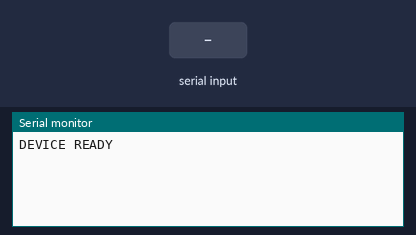
A sketch run on a simulated Arduino Uno, built with avr-gcc and run on an emulated ATmega328P. On the bench: the last lines printed to the serial monitor. The inputs (shaded band) are chosen by the test bench.

Above: at 1.2 s.
1.3 s: "INFO\n" received over Serial
At 2.5 s:
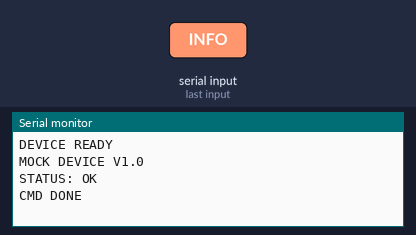
2.8 s: "GET DATA\n" received over Serial
At 3.6 s:
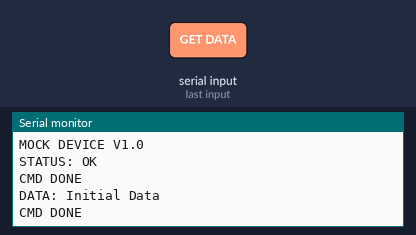
4.3 s: "SET DATA \n" received over Serial
At 5.2 s:
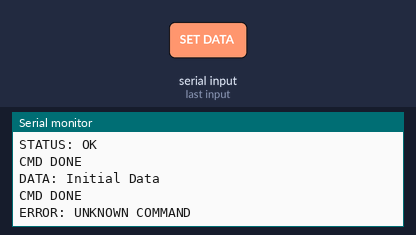
5.8 s: "DEL DATA\n" received over Serial
At 6.3 s:
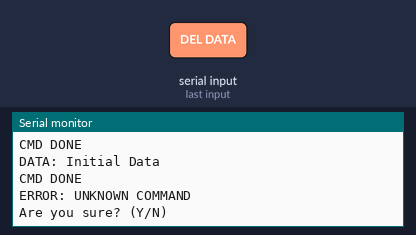
7.3 s: "Y\n" received over Serial
At 7.7 s:
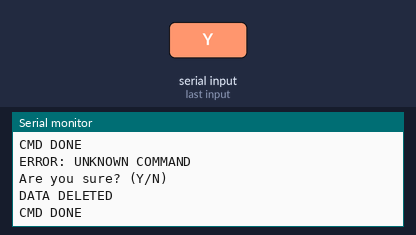
8.8 s: "GET DATA\n" received over Serial
At 10.1 s:
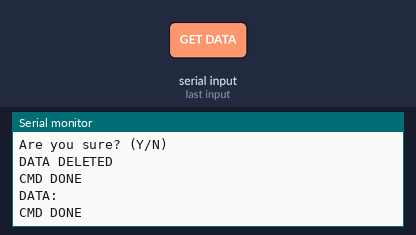

The sketch:

arduino-demo.ino
```cpp
String storedData = "Initial Data";
bool awaitingDeleteConfirm = false;

void setup() {
  Serial.begin(9600);
  Serial.println("DEVICE READY");
}

void loop() {
  if (Serial.available() > 0) {
    String input = Serial.readStringUntil('\n');
    input.trim(); // Remove whitespace/line endings

    // Handle Delete Confirmation State
    if (awaitingDeleteConfirm) {
      handleDeleteConfirmation(input);
    } else {
      processCommand(input);
    }
  }
}

void processCommand(String cmd) {
  if (cmd == "INFO") {
    Serial.println("MOCK DEVICE V1.0");
    Serial.println("STATUS: OK");
    finish();
  }
  else if (cmd == "GET DATA") {
    Serial.print("DATA: ");
    Serial.println(storedData);
    finish();
  }
  else if (cmd.startsWith("SET DATA ")) {
    // Extract everything after "SET DATA "
    storedData = cmd.substring(9);
    Serial.println("DATA UPDATED");
    finish();
  }
  else if (cmd == "DEL DATA") {
    Serial.println("Are you sure? (Y/N)");
    awaitingDeleteConfirm = true;
    // Note: No 'finish()' here because we are waiting for user input
  }
  else {
    Serial.println("ERROR: UNKNOWN COMMAND");
  }
}

void handleDeleteConfirmation(String response) {
  response.toUpperCase();
  if (response == "Y") {
    storedData = "";
    Serial.println("DATA DELETED");
    awaitingDeleteConfirm = false;
    finish();
  } else if (response == "N") {
    Serial.println("DELETE ABORTED");
    awaitingDeleteConfirm = false;
    finish();
  } else {
    Serial.println("INVALID RESPONSE. PLEASE ENTER Y OR N:");
  }
}

void finish() {
  Serial.println("CMD DONE");
}
```

Measured:
- after the input at 1.3 s, the serial monitor: prints a new line at once (image 1)
- after the input at 2.8 s, the serial monitor: prints a new line at once (image 2)
- after the input at 4.3 s, the serial monitor: prints a new line at once (image 3)
- after the input at 5.8 s, the serial monitor: prints a new line at once (image 4)
- after the input at 7.3 s, the serial monitor: prints a new line at once (image 5)
- after the input at 8.8 s, the serial monitor: prints a new line at once (image 6)
